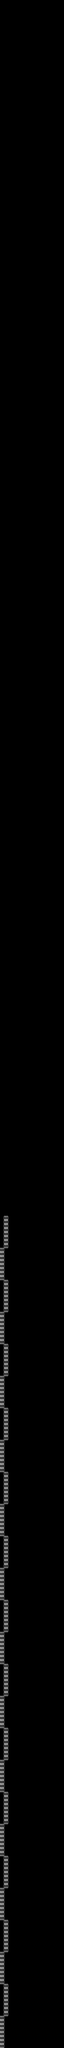

This game map was drawn from its Tiled (.tmx) file and the tilesets committed beside it. A one-line description and the trimmed map source follow:
An orthogonal 16x512 tile map with 16x16 px tiles, 4 tile layers (map, blocks, actors, foreground), 3 tilesets.

<map version="1.10" tiledversion="1.11.2" orientation="orthogonal" renderorder="right-down" width="16" height="512" tilewidth="16" tileheight="16" infinite="0" nextlayerid="7" nextobjectid="1">
 <properties>
  <property name="divert_timer" value="03_position_step" />
  <property name="divert_timerframes" type="int" value="1" />
 </properties>
 <tileset firstgid="1" source="../Actors.tsx" />
 <tileset firstgid="257" source="../Blocks.tsx" />
 <tileset firstgid="513" source="Test_01.tileset.tsx" />
 <layer id="1" name="map" width="16" height="512">
  <properties>
   <property name="amiga_aga" type="bool" value="true" />
   <property name="amiga_aga_cd32" type="bool" value="true" />
   <property name="amiga_ocs" type="bool" value="true" />
   <property name="foreground" type="bool" value="false" />
   <property name="whdload_31" type="bool" value="true" />
  </properties>
  <data>[8192 cells, 116 non-empty, 47 distinct tile ids]</data>
 </layer>
 <layer id="2" name="blocks" width="16" height="512">
  <properties>
   <property name="amiga_aga" type="bool" value="true" />
   <property name="amiga_aga_cd32" type="bool" value="true" />
   <property name="amiga_ocs" type="bool" value="true" />
   <property name="foreground" type="bool" value="false" />
   <property name="whdload_31" type="bool" value="true" />
  </properties>
  <data>[8192 cells, 208 non-empty, 1 distinct tile ids]</data>
 </layer>
 <layer id="3" name="actors" width="16" height="512">
  <properties>
   <property name="amiga_aga" type="bool" value="true" />
   <property name="amiga_aga_cd32" type="bool" value="true" />
   <property name="amiga_ocs" type="bool" value="true" />
   <property name="foreground" type="bool" value="false" />
   <property name="whdload_31" type="bool" value="true" />
  </properties>
  <data>[8192 cells, 0 non-empty, 0 distinct tile ids]</data>
 </layer>
 <layer id="4" name="foreground" width="16" height="512">
  <properties>
   <property name="amiga_aga" type="bool" value="true" />
   <property name="amiga_aga_cd32" type="bool" value="true" />
   <property name="amiga_ocs" type="bool" value="true" />
   <property name="foreground" type="bool" value="true" />
   <property name="whdload_31" type="bool" value="true" />
  </properties>
  <data>[8192 cells, 0 non-empty, 0 distinct tile ids]</data>
 </layer>
 <objectgroup id="6" name="events" />
</map>
